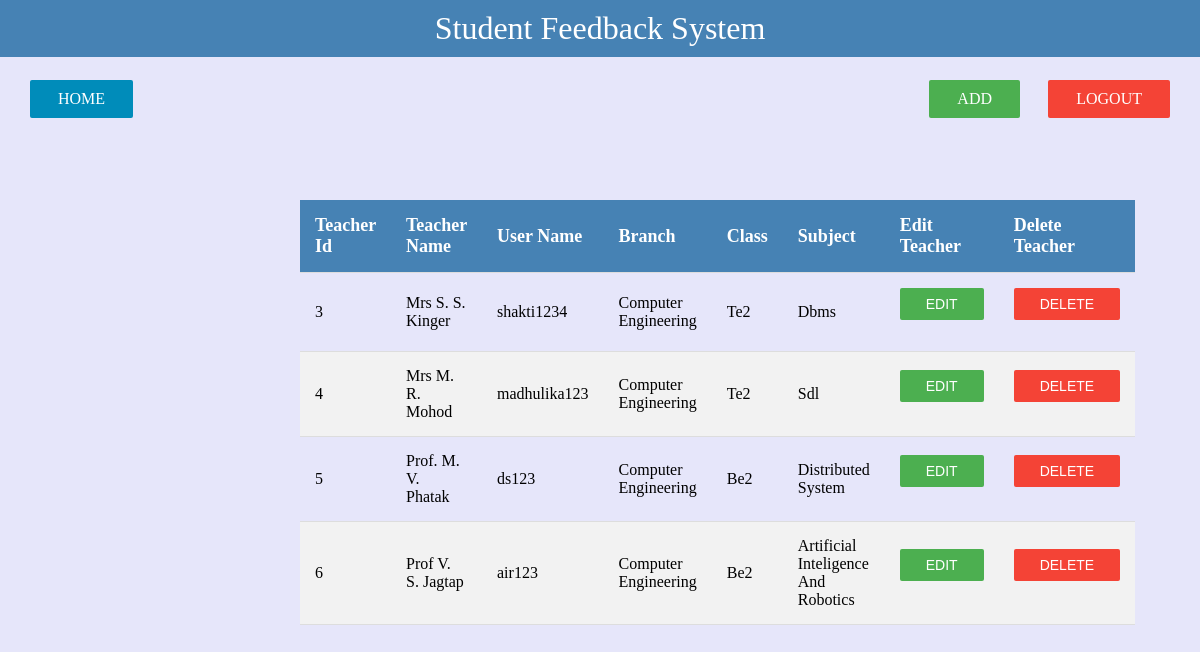
/admin/editteacher.php, run on the app's committed database.
### tables this page shows
CREATE TABLE IF NOT EXISTS `teacher` (
  `tid` int(11) NOT NULL AUTO_INCREMENT,
  `tname` varchar(40) NOT NULL,
  `tuser` varchar(40) NOT NULL,
  `tpass` varchar(40) NOT NULL,
  `tconpass` varchar(40) NOT NULL,
  `tbranch` varchar(40) NOT NULL,
  `tclass` varchar(40) NOT NULL,
  `tsubject` varchar(40) NOT NULL,
  PRIMARY KEY (`tid`)
);

### admin/editteacher.php (the view, shortened to what this page needs)
<html>
	<head>
	</head>
	<body>
	<div class="head"> Student Feedback System </div>
	<a href="http://localhost/feedback%20sytem/index.php" class="logout"> LOGOUT</a>
	<a href="addteacher.php" class="add"> ADD</a>
	<a href="admin.php" class="home"> HOME</a>
	<div class="main">
	<?php
		$con = mysql_connect("localhost","root","");
		$sql = "select * from teacher";
		$result = mysql_query($sql,$con) or die(Mysql_error());
		$records = Mysql_num_rows($result);
		if($records==0)
		{
				echo "No teacher is added";
		}
		else
		{
	?>
		<table>
		<tr>
			<th> Teacher Id </th>
			<th> Teacher Name </th>
			<th> User Name </th>
			<th> Branch </th>
			<th> Class </th>
			<th> Subject </th>
			<th> Edit Teacher </th>
			<th> Delete Teacher </th>
		<tr>
	<?php
			while($row = Mysql_fetch_array($result))
			{
				$tid=$row['tid'];
				$tname=$row['tname'];
				$tuser=$row['tuser'];
				$tbranch=$row['tbranch'];
				$tclass=$row['tclass'];
				$tsubject=$row['tsubject'];
	?>
		<tr>
			<td> <?php echo $tid; ?></td>
			<td> <?php echo $tname; ?> </td>
			<td> <?php echo $tuser; ?></td>
			<td> <?php echo $tbranch; ?></td>
			<td> <?php echo $tclass; ?></td>
			<td> <?php echo $tsubject; ?></td>
			<td> <form action="updateteacher.php?ID=<?php echo $tid; ?>" method="post">  <input type="submit" onclick="myFunction()" name="edit" id="edit" class="edit" value="EDIT"> </form> </td>
			<td> <form action="editteacher.php?ID=<?php echo $tid; ?>" method="post">  <input type="submit" name="delete" id="delete" class="delete" value="DELETE"> </form> </td>
		</tr>
	<?php
			}
		}
	?>
	</div>
	</body>
</html>

### admin/editteacher.php (style rules this page uses)
.head { font-size:32px; background-color:#4682B4; color:white; text-align:center; padding:10px; position:absolute; top:0px; left:0px; right:0px; z-index:0; }
body { background-color:lavender; }
.logout { background-color: #f44336; border-radius: 2px; color: white; border:none; padding: 10px 28px; text-align: center; text-decoration: none; display: inline-block; font-size: 16px; position:absolute; top:80px; right:30px; }
.add { background-color: #4CAF50; border-radius: 2px; color: white; border:none; padding: 10px 28px; text-align: center; text-decoration: none; display: inline-block; font-size: 16px; position:absolute; top:80px; right:180px; }
.home { background-color: #008CBA; border-radius: 2px; color: white; border:none; padding: 10px 28px; text-align: center; text-decoration: none; display: inline-block; font-size: 16px; position:absolute; top:80px; left:30px; }
.main { position:absolute; top:180px; left:280px; right:270px; height:450px; padding:20px; text-align:center; border-radius: 20px; }
table { border-collapse: collapse; width: 100%; }
th { height: 50px; background-color: #4682B4; color: white; font-size:18px; }
th,td { padding: 15px; text-align: left; border-bottom: 1px solid #ddd; }
tr:nth-child(even) { background-color: #f2f2f2; }
.edit { background-color: #4CAF50; border-radius: 2px; color: white; border:none; padding: 8px 26px; text-align: center; text-decoration: none; display: inline-block; font-size: 14px; }
.delete { background-color: #f44336; border-radius: 2px; color: white; border:none; padding: 8px 26px; text-align: center; text-decoration: none; display: inline-block; font-size: 14px; }

### data on the page
teacher: tid "3", tname "Mrs S. S. Kinger", tuser "shakti1234", tbranch "Computer Engineering", tclass "Te2", tsubject "Dbms"
teacher: tid "4", tname "Mrs M. R. Mohod", tuser "madhulika123", tbranch "Computer Engineering", tclass "Te2", tsubject "Sdl"
teacher: tid "5", tname "Prof. M. V. Phatak", tuser "ds123", tbranch "Computer Engineering", tclass "Be2", tsubject "Distributed System"
teacher: tid "6", tname "Prof V. S. Jagtap", tuser "air123", tbranch "Computer Engineering", tclass "Be2", tsubject "Artificial Inteligence And Robotics"
